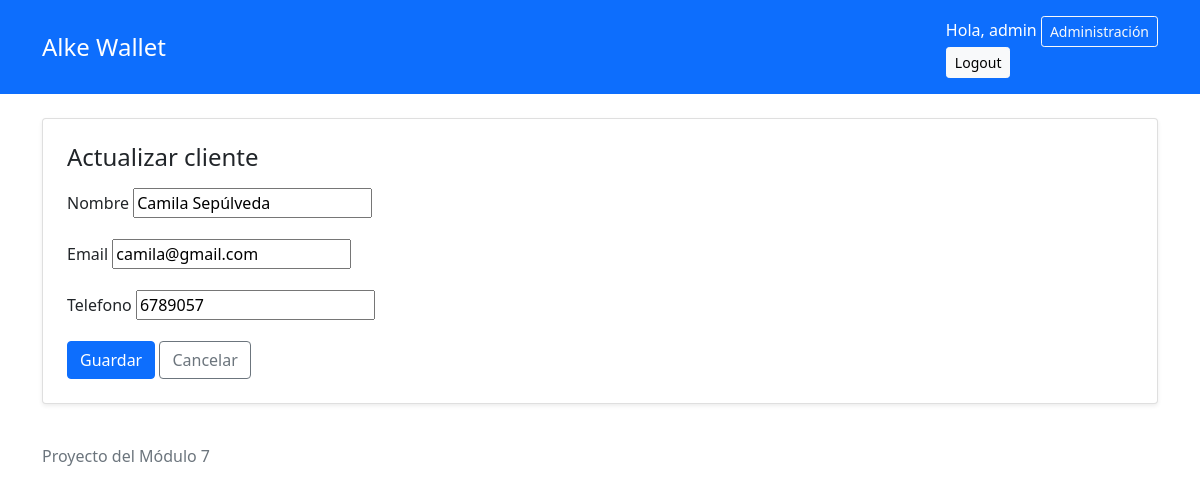
Page /clientes/8/editar/ (signed in) on the committed database.
### gestion/models.py (models this page shows, shortened)
class Cliente(models.Model):
    nombre = models.CharField(max_length=100)
    email = models.EmailField(unique=True)
    telefono = models.CharField(max_length=20, blank=True)
    fecha_registro = models.DateTimeField(auto_now_add=True)
    class Meta:
        ordering = ["nombre"]

### gestion/views.py (the view, shortened to what this page needs)
# urls.py: path("clientes/<int:pk>/editar/", ClienteUpdateView.as_view(), name="editar_cliente"),
class ClienteUpdateView(AccesoPersonalMixin, UpdateView):
    model = Cliente
    form_class = ClienteForm
    template_name = "gestion/form_cliente.html"
    success_url = reverse_lazy("lista_clientes")
    extra_context = {
        "titulo": "Actualizar cliente",
    }

### gestion/forms.py
class ClienteForm(forms.ModelForm):
    class Meta:
        model = Cliente
        fields = ['nombre', 'email', 'telefono']

### gestion/views.py (called while the page is built)
    def test_func(self):
        return self.request.user.is_staff

### gestion/templates/gestion/form_cliente.html (shortened to what this page needs)
{% extends "base.html" %}
{% block content %}
<div class="row justify-content-center">
    <div class="col-bd-8">
        <div class="card shadow-sm">
            <div class="card-body p-4">
                <h1 class="h4 mb-3">{{ titulo }}</h1>
                <form method="post">
                        {% for field in form %}
                            <div class="mb-3">
                                <label for="{{ field.id_for_label }}" class="form-label">{{ field.label }}</label>
                                {{ field }}
                            </div>
                        {% endfor %}
                        <button class="btn btn-primary">Guardar</button>
                        <a href="{% url 'lista_clientes' %}" class="btn btn-outline-secondary">Cancelar</a>
                </form>
            </div>
        </div>
    </div>
</div>
{% endblock %}

### gestion/templates/base.html (shortened to what this page needs)
{% load static %}
<!DOCTYPE html>
<html lang="es">
    <head>
        <link href="https://cdn.jsdelivr.net/npm/bootstrap@5.0.2/dist/css/bootstrap.min.css" rel="stylesheet">
    </head>
    <body>
        <header class="bg-primary text-white py-3">
            <div class="container">
                <div class="d-flex flex-wrap gap-3 justify-content-between align-items-center">
                    <a href="{% url 'lista_clientes' %}" class="h4 text-white text-decoration-none mb-0">Alke Wallet</a>
                    {% if user.is_authenticated %}
                        <div d-flex flex-wrap gap-2>
                            <span>Hola, {{ user.username }}</span>
                            {% if user.is_staff %}
                                <a href="{% url 'admin:index' %}" class="btn btn-outline-light btn-sm">Administración</a>
                            {% endif %}
                            <form method="post" action="{% url 'logout' %}">
                                <button type="submit" class="btn btn-light btn-sm">Logout</button>
                            </form>
                        </div>
                    {% endif %}
                </div>
            </div>
        </header>
        <main class="container py-4">
            {% block content %}
            {% endblock %}
        </main>
        <footer class="container boder-top py-3 text-muted">
            Proyecto del Módulo 7
        </footer>
    </body>
</html>

### rows in the picture
Cliente: form "Camila Sepúlveda" "camila@gmail.com" "6789057"

### other values in the picture
{{ user.username }} "admin"
{{ titulo }} "Actualizar cliente"
{{ field.label }} "Nombre" "Email" "Telefono"
